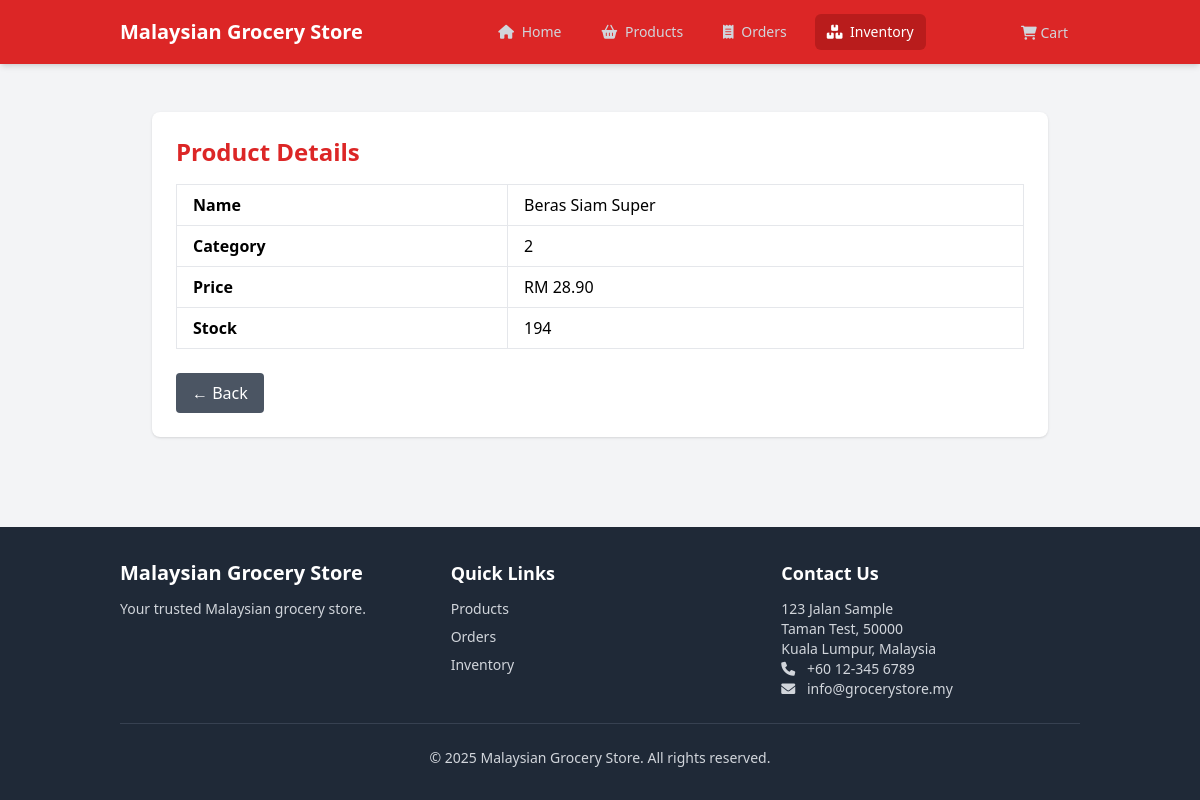
The page /modules/inventory/index.php?module=inventory&action=view&id=6 on the database its author committed.
### tables this page shows
CREATE TABLE products (
    id INTEGER PRIMARY KEY AUTOINCREMENT,
    category_id INTEGER,
    name TEXT NOT NULL,
    description TEXT,
    price DECIMAL(10,2) NOT NULL,
    stock_quantity INTEGER NOT NULL DEFAULT 0,
    image_url TEXT,
    created_at DATETIME DEFAULT CURRENT_TIMESTAMP,
    updated_at DATETIME DEFAULT CURRENT_TIMESTAMP,
    deleted_at DATETIME,
    FOREIGN KEY (category_id) REFERENCES categories(id)
);

### modules/inventory/functions.php (called while the page is built, shortened)
<?php
function getProductById($id) {
    $db = initializeDatabase();
    $stmt = $db->prepare("SELECT * FROM products WHERE id = :id AND deleted_at IS NULL");
    $stmt->bindValue(':id', $id, SQLITE3_INTEGER);
    $result = $stmt->execute();
    return $result->fetchArray(SQLITE3_ASSOC);
}

### modules/inventory/templates/view.php (the view, shortened to what this page needs)
<?php
require_once __DIR__ . '/../../../includes/functions.php';
require_once __DIR__ . '/../functions.php';
$product = null;
if (isset($_GET['id'])) {
    $product = getProductById($_GET['id']);
}
?>
<div class="max-w-4xl mx-auto mt-8 p-6 bg-white shadow rounded-lg">
    <h1 class="text-2xl font-bold mb-4 text-red-600">Product Details</h1>
    <table class="table-auto w-full text-left border">
        <tr><th class="px-4 py-2 border">Name</th><td class="px-4 py-2 border"><?= htmlspecialchars($product['name']) ?></td></tr>
        <tr><th class="px-4 py-2 border">Category</th><td class="px-4 py-2 border"><?= htmlspecialchars($product['category_id']) ?></td></tr>
        <tr><th class="px-4 py-2 border">Price</th><td class="px-4 py-2 border">RM <?= number_format($product['price'], 2) ?></td></tr>
        <tr><th class="px-4 py-2 border">Stock</th><td class="px-4 py-2 border"><?= htmlspecialchars($product['stock_quantity']) ?></td></tr>
    </table>
    <div class="mt-6">
    <a href="/grocery_store/index.php?module=inventory" class="bg-gray-600 text-white px-4 py-2 rounded hover:bg-gray-700 inline-block">
    ← Back
    </a>
</div>
</div>

### rows shown on the page
products: name "Beras Siam Super", category "2", price "28.90", stock_quantity "194"

### other values the page prints
APP_NAME "Malaysian Grocery Store"
